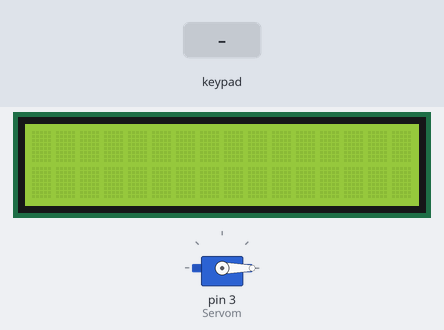
The sketch below on a simulated Arduino Uno, built with avr-gcc and run on an emulated ATmega328P. Shown: servo, 16×2 character LCD. Inputs (shaded band) come from the test bench.

Above: at 1.2 s.
1.3 s: keypad keys A 3 6 9 C pressed 0.4 s apart
At 3.3 s:
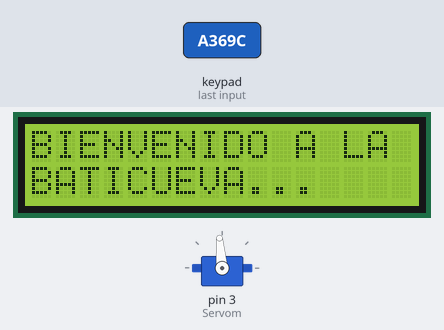
Timing chart, 0 to 6.6 s (numbered marks = the images above; inputs shaded):
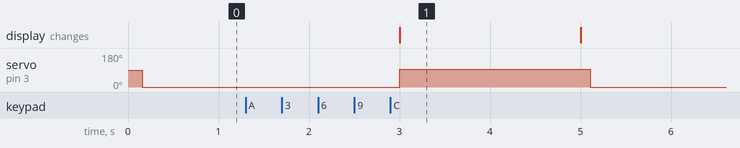

The sketch:

PRACTICA_7.2.ino
```cpp
#include <Wire.h>//LIBRERIA QUE PERSIMTE ESCRIBIR CON EL I2C
#include <Keypad.h>//LIBRERIA PARA EL TECLADO MATRICIAL
#include <LiquidCrystal_I2C.h>//LIBRERIA PARA LCD
#include <RTClib.h>//LIBRERIA PARA EL RTC
#include <Servo.h>// LIBRERIA PARA EL SERVO MOTOR


/*DEFINIR FILAS Y COLUMNAS DEL LCD CON EL I2C*/
#define lcdAddress 0x27
#define filas 2
#define columnas 16
LiquidCrystal_I2C lcd(lcdAddress, columnas, filas);


/*DEFINIMOS EL SERVOMOTOR CON SU NOMBRE DE VARIABLE*/
Servo Servom;


/*DEFINIMOS EL RETC CON SU NOMBRE DE VARIABLE*/
RTC_DS3231 rtc;


/*NOS VA A SERVIR PARA EL TECLADO MATRICIAL*/
const int FILAS = 4;
const int COLUMNAS= 4;
char keys[FILAS][COLUMNAS]={/*COLOCAMOS EL ARREGLO*/
  {'1','2','3','A'},
  {'4','5','6','B'},
  {'7','8','9','C'},
  {'*','0','#','D'}
};
byte pinesFila[FILAS]={11,10,9,8};//DESIGNAMOS LOS PINES PARA EL TECLADO TANTO DE LAS FILAS COMO DE LAS COLUMNAS
byte pinesColumna[COLUMNAS]={7,6,5,4};

Keypad teclado=Keypad(makeKeymap(keys), pinesFila, pinesColumna,FILAS,COLUMNAS);

char teclaPrecionada;

char pass[6]="A369C"; //Poner en el arreglo 1 posicion mas a la que tendra la contraseña correcta
char ingresaPass[6]; // tiene que tener el mismo tamaño del arreglo de la contraseña correcta
int indice=0;


void setup() {
/*SERVOMOTOR*/
   Servom.attach(3);


/*RTC*/
  rtc.begin();
  rtc.adjust(DateTime(__DATE__, __TIME__));

  /*LCD*/
  lcd.init();
  lcd.backlight();

}

void loop() {


lcd.setCursor(0,0);
lcd.print("PUERTA CERRADA");
lcd.setCursor(0,1);
lcd.print("INGRESE BATIPIN:                                                             ");
lcd.clear();
Servom.write(0);


    teclaPrecionada=teclado.getKey(); //detecta que en el teclado se pulso un boton
  if(teclaPrecionada){
    ingresaPass[indice]=teclaPrecionada; // le asigna lo que ingresamos a el arreglo que va a ser comparado
    indice++; //cambiara la posicion del arreglo para poder asignar los caracteres
    Serial.print(teclaPrecionada);


  if(indice==5){ //cuando se llegue al limite del arreglo verificara si esta correcta o no la contraseña
    if(strcmp(pass,ingresaPass)==0){

    lcd.setCursor(0,0);
    lcd.print("BIENVENIDO A LA");
    lcd.setCursor(0,1);
    lcd.print("BATICUEVA...");
     Servom.write(95);
delay(2000);
 lcd.clear();

  }
 else{
      lcd.setCursor(0,0);
    lcd.print("NO SE PERMITE AL");
    lcd.setCursor(0,1);
    lcd.print("JOKER");
    delay(2000);
     lcd.clear();
}


  }
}
}
```

Measured:
- after the input at 1.3 s, servo on pin 3 (Servom): 0° → 95° after 1.7 s, → 0° 2.1 s later; the display: changes after 1.7 s (image 1)
